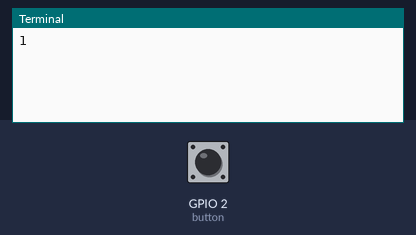
Simulated run of this program. Board: Raspberry Pi (BCM pin numbers). Parts: the last lines printed to the terminal. The test bench sets the inputs (shaded band); at power-on: GPIO 2 (button) HIGH.

Above: at 1.2 s.
1.3 s: GPIO 2 (button) pulled LOW for 0.15 s
At 1.43 s:
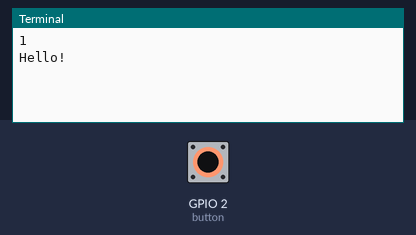
At 2.1 s:
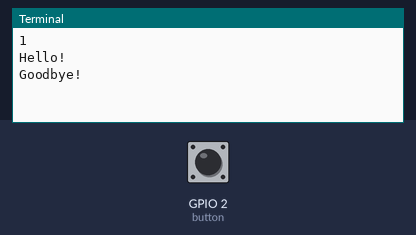

The program:

botton_count.py
```python
from gpiozero import Button
from signal import pause

cnt = 0

def say_hello():
    print("Hello!")

def say_goodbye():
    print("Goodbye!")

button = Button(2)

cnt +=1
print(cnt)
button.when_pressed = say_hello
button.when_released = say_goodbye

pause()
```

Measured:
- after the input at 1.3 s, the terminal: prints a new line at once (image 1)
